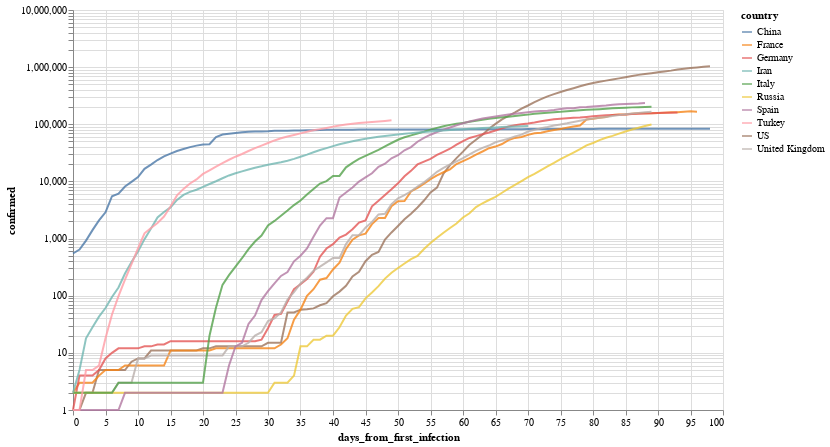

The notebook cell this image was saved under:
### Markdown cell above
Por ejemplo, evolución (interactiva!) de los paises con mas infectados

### Code cell
total_confirmed_by_country = global_df.groupby('country').confirmed.max().sort_values(ascending=False)
selected_countries = total_confirmed_by_country[total_confirmed_by_country > 1000].index

plot_df = global_df[
    (global_df.confirmed > 0) & 
    (global_df.country.isin(selected_countries[:10]))
].sort_values('date')

selection = alt.selection_multi(
    fields=['country'], 
    bind='legend', 
    init=[{'country': c} for c in selected_countries[:10]]
)


(
    alt.Chart(plot_df)
       .mark_line()
       .encode(
           x='days_from_first_infection', 
           y=alt.Y('confirmed', scale=alt.Scale(type='log')), 
           color='country',
           opacity=alt.condition(selection, alt.value(.8), alt.value(.05))
       ).add_selection(selection)
        .properties(width=650, height=400)
       
)

### Figure 1 — Vega-Lite specification as saved in the notebook (floating-point values rounded to 4 significant figures; data arrays with more than 128 entries replaced by an {"elided": "..."} marker saying what was removed)
{"config": {"view": {"continuousWidth": 400, "continuousHeight": 300}}, "data": {"name": "data-90f9bc4d1e4bed5543f630437c962017"}, "mark": "line", "encoding": {"color": {"type": "nominal", "field": "country"}, "opacity": {"condition": {"value": 0.8, "selection": "selector001"}, "value": 0.05}, "x": {"type": "quantitative", "field": "days_from_first_infection"}, "y": {"type": "quantitative", "field": "confirmed", "scale": {"type": "log"}}}, "height": 400, "selection": {"selector001": {"type": "multi", "fields": ["country"], "bind": "legend", "init": [{"country": "US"}, {"country": "Spain"}, {"country": "Italy"}, {"country": "France"}, {"country": "United Kingdom"}, {"country": "Germany"}, {"country": "Turkey"}, {"country": "Russia"}, {"country": "Iran"}, {"country": "China"}]}}, "width": 650, "$schema": "https://vega.github.io/schema/vega-lite/v4.8.1.json", "datasets": {"data-90f9bc4d1e4bed5543f630437c962017": {"elided": "869 records"}}}
